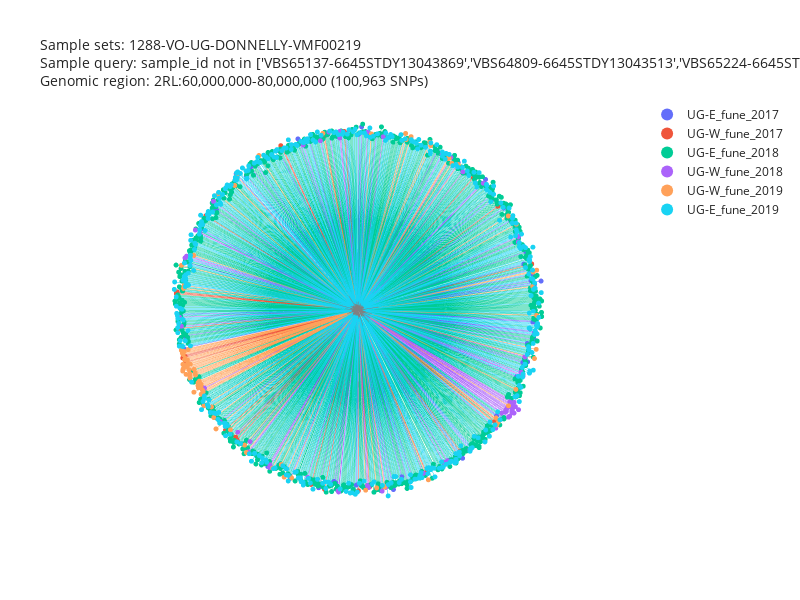

Notebook cell for this chart:
### Code cell
af1.plot_njt(region = divers_stat,
             site_mask = "funestus",
             n_snps = 100000,
             sample_query="sample_id not in ['VBS65137-6645STDY13043869','VBS64809-6645STDY13043513','VBS65224-6645STDY13043958','VBS66747-6645STDY13045660', 'VBS65604-6645STDY13044458', 'VBS65603-6645STDY13044457','VBS66411-6645STDY13044218','VBS66999-6645STDY13057643','VBS65605-6645STDY13044459','VBS66747-6645STDY13045660','VBS66979-6645STDY13045894','VBS65539-6645STDY13044392','VBS65220-6645STDY13043954','VBS65525-6645STDY13044376','VBS65518-6645STDY13044369','VBS65519-6645STDY13044370','VBS65526-6645STDY13044377', 'VBS66973-6645STDY13045888', 'VBS65532-6645STDY13044383', 'VBS65555-6645STDY13044408', 'VBS65554-6645STDY13044407', 'VBS66968-6645STDY13045883', 'VBS66561-6645STDY13045471', 'VBS6490-6645STDY13043393','VBS64689-6645STDY13043392', 'VBS66991-6645STDY13057635', 'VBS66287-6645STDY13045195', 'VBS66986-6645STDY13057630','VBS66100-6645STDY13045007', 'VBS65528-6645STDY13044379','VBS65608-6645STDY13044463','VBS64906-6645STDY13043610','VBS66780-6645STDY13045693','VBS64905-6645STDY13043609','VBS64904-6645STDY130443608', 'VBS64919-6645STDY13043623', 'VBS66213-6645STDY13045121', 'VBS66586-6645STDY13045497', 'VBS64911-6645STDY13043615', 'VBS64910-6645STDY13043614', 'VBS66470-6645STDY13045377', 'VBS66474-6645STDY13045381', 'VBS65537-6645STDY13044390', 'VBS65543-6645STDY13044396']",
             color = "cohort_admin1_year",
             sample_sets=llineup_sample_set
             )
